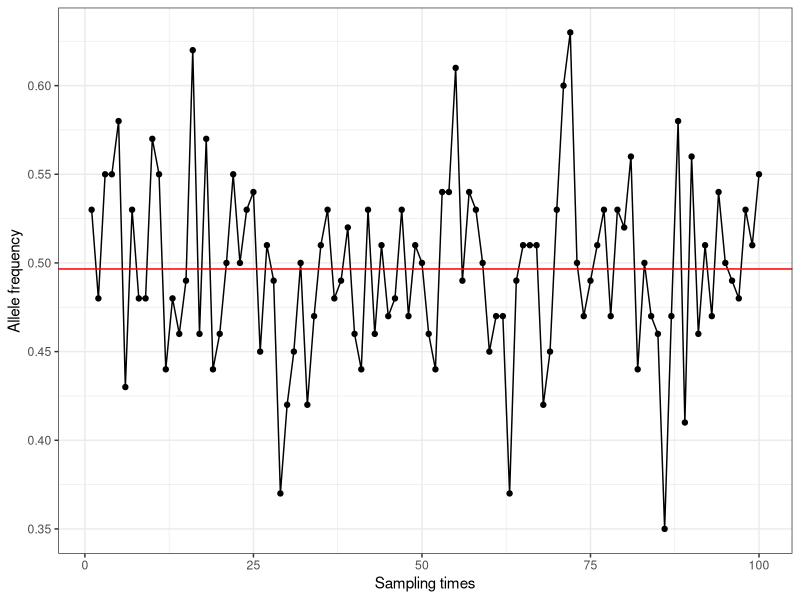
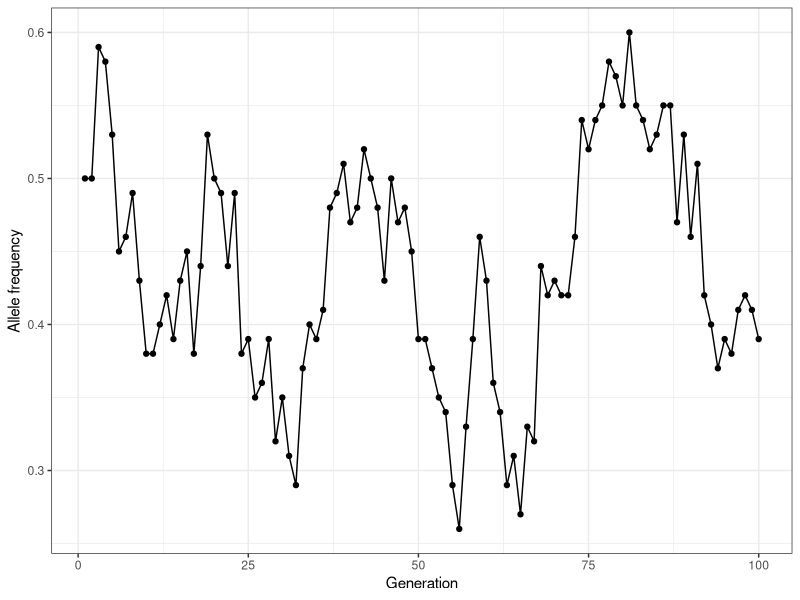

Here is the R script that generated these plots, in order: (Note: this script raises an error after producing the figures.)
## ---- chunk 1
# set the parameters

# population size
N = 50

# initial allele frequency for allele A
fA = 0.5

# number of times to sample the population
n_gen = 100

# sample the population with binomial distribution - for one generation
freq = rbinom(n_gen, 2*N, fA) / (2*N)
## ---- chunk 2
# load the libraries for plotting
library(ggplot2)

# creata dataframe for plotting
data = data.frame(Times = 1:n_gen, Allele_frequency = freq)

plot = ggplot(data, aes(x = Times, y = Allele_frequency)) + geom_line() + geom_point()
# add horizontal line to the plot
plot + geom_hline(yintercept = mean(freq), col = "red") + theme_bw() + ylab("Allele frequency") + xlab("Sampling times")
## ---- chunk 3
# set the parameters

# population size
N = 50

# initial allele frequency for allele A
fA = 0.5

# number of generations to simulate
n_gen = 100

# table to store the allele frequency over time
data = data.frame(Generation = 1:n_gen, Allele_frequency = fA)

for(i in 1:n_gen){
  
  fA = rbinom(1, 2*N, fA) / (2*N)
  data[i, 2] = fA 
  
}

ggplot(data = data, aes(x = Generation, y = Allele_frequency)) + geom_line() + geom_point() + theme_bw() + ylab("Allele frequency") + xlab("Generation")

## ---- chunk 4
# set the parameters
N = 50
n_gen = 100
frequencies = c(0.1, 0.5, 0.7, 0.9)
rounds = 1:10

# table to store the allele frequency over time
data = data.frame(Generation = n_gen * max(rounds), Allele_frequency = 0, Initial_frequency = 0, Round = 0)

for(j in 1:length(frequencies)){
  
  fA = frequencies[j]
  
  for(round in rounds){
  
    for(i in 1:(n_gen)){
    
      fA = rbinom(1, 2*N, fA) / (2*N)
      data$Allele_frequency[i] = fA 
      data$Initial_frequency[i] = frequencies[j]
      data$Round[i] = round
    
    }
  
  }

}

## ---- chunk 5
# large population
N = 500

# initial allele frequency for allele A
fA = 0.5

# number of generations to simulate
n_gen = 100

# table to store the allele frequency over time
large = data.frame(Generation = 1:n_gen, Allele_frequency = fA)

for(i in 1:n_gen){
  
  fA = rbinom(1, 2*N, fA) / (2*N)
  large[i, 2] = fA 
  
}

# small population
N = 10

# table to store the allele frequency over time
small = data.frame(Generation = 1:n_gen, Allele_frequency = fA)

for(i in 1:n_gen){
  
  fA = rbinom(1, 2*N, fA) / (2*N)
  small[i, 2] = fA 
  
}
small$Type = "small"
large$Type = "large"
data = rbind(large, small)

ggplot(data = data, aes(x = Generation, y = Allele_frequency, col = Type)) + geom_line() + geom_point() + theme_bw() + ylab("Allele frequency") + xlab("Generation") + ggtitle("Initial allele frequency of 0.5")

